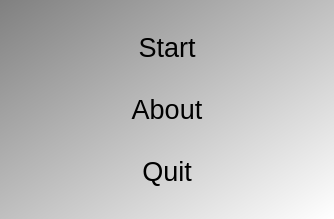
<?xml version="1.0" encoding="UTF-8"?>
<ui version="4.0">
 <class>QtToolPrimeExpertMenuDialog</class>
 <widget class="QDialog" name="QtToolPrimeExpertMenuDialog">
  <property name="geometry">
   <rect>
    <x>0</x>
    <y>0</y>
    <width>334</width>
    <height>219</height>
   </rect>
  </property>
  <property name="font">
   <font>
    <pointsize>20</pointsize>
   </font>
  </property>
  <property name="windowTitle">
   <string>PrimeExpert</string>
  </property>
  <property name="styleSheet">
   <string notr="true">QDialog { 
background-color: qlineargradient(x1: 0, y1: 0, x2: 1, y2: 1, stop: 0  #808080, stop: 1 #ffffff);
}
QPushButton { background-color: rgb(255, 255, 255);  }
QPushButton { color: rgb(0,0,0); }
QPushButton { font: 48px, &quot;monospace&quot; }</string>
  </property>
  <layout class="QGridLayout" name="gridLayout">
   <item row="3" column="0">
    <widget class="QPushButton" name="button_about">
     <property name="text">
      <string>About</string>
     </property>
     <property name="flat">
      <bool>true</bool>
     </property>
    </widget>
   </item>
   <item row="4" column="0">
    <widget class="QPushButton" name="button_quit">
     <property name="text">
      <string>Quit</string>
     </property>
     <property name="flat">
      <bool>true</bool>
     </property>
    </widget>
   </item>
   <item row="0" column="0">
    <widget class="QPushButton" name="button_start">
     <property name="text">
      <string>Start</string>
     </property>
     <property name="flat">
      <bool>true</bool>
     </property>
    </widget>
   </item>
  </layout>
 </widget>
 <tabstops>
  <tabstop>button_start</tabstop>
  <tabstop>button_about</tabstop>
  <tabstop>button_quit</tabstop>
 </tabstops>
 <resources/>
 <connections/>
</ui>
